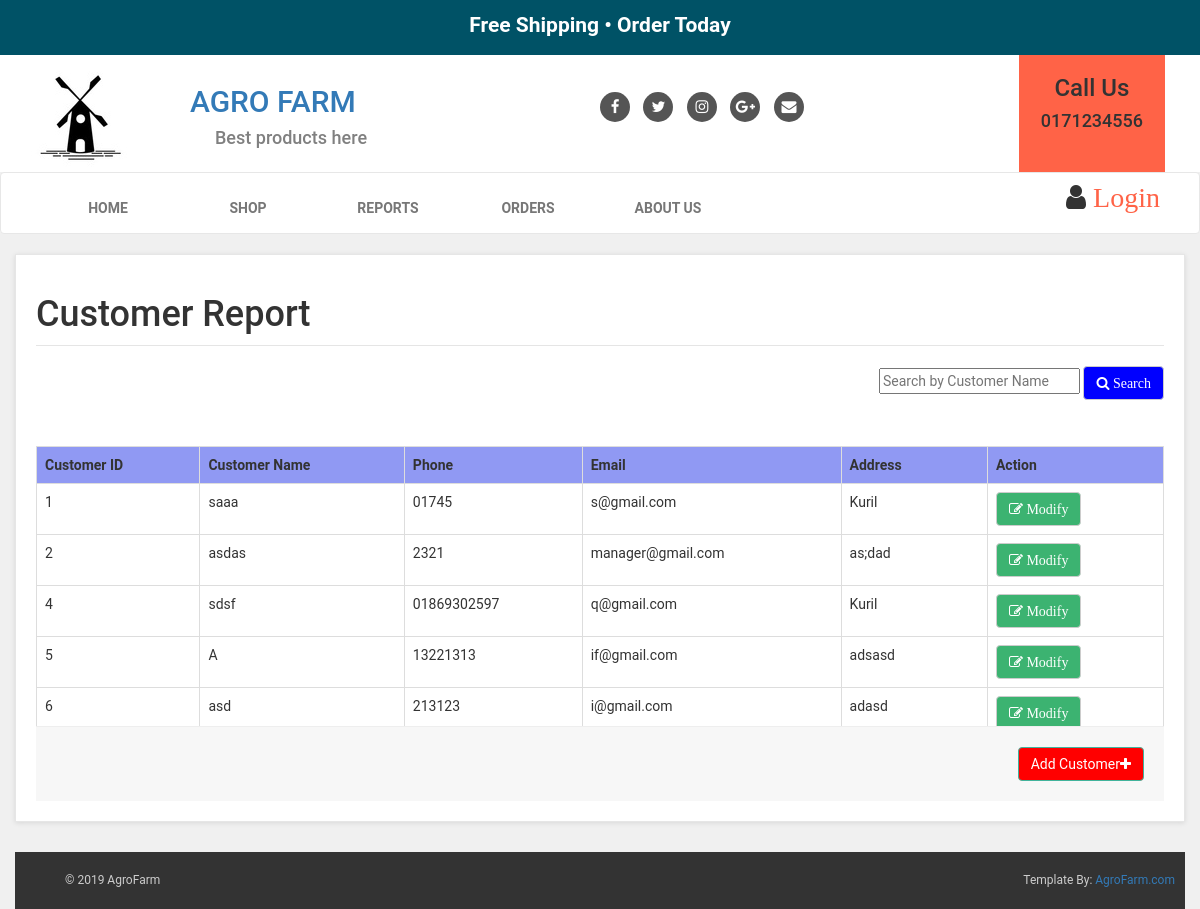
The app's page /Owner/customerreport.php with its own data.
### tables this page shows
CREATE TABLE `customer` (
  `Cus_id` int(10) NOT NULL,
  `name` varchar(100) NOT NULL,
  `email` varchar(100) NOT NULL,
  `phone` varchar(100) NOT NULL,
  `password` varchar(100) NOT NULL,
  `address` varchar(100) NOT NULL,
  `type` varchar(100) NOT NULL,
  `pic` varchar(50) NOT NULL
);

### Owner/customerreport.php (the view, shortened to what this page needs)
<?php
include "includes/connection.php";
?>
<!DOCTYPE html>
<html>
<head>
	<link rel="stylesheet" href="https://maxcdn.bootstrapcdn.com/bootstrap/3.4.0/css/bootstrap.min.css">
	<link rel="stylesheet" href="style.css">
	<link href="https://stackpath.bootstrapcdn.com/font-awesome/4.7.0/css/font-awesome.min.css" rel="stylesheet">
</head>
<body>
<?php
include "includes/owner_header.php";
?>
		<div class="col-md-12" id="cart">
			<div class="box">
				<form action="" method="post" enctype="multipart-form-data">
					<legend><h1>Customer Report</h1></legend>
					<div>
					<span class="pull-right">
							<input type="text" name="search" placeholder="Search by Customer Name">
							<button class="btn btn-default" type="submit" name="submit" value="submit" style="background-color: blue;color: white;">
								<i class="fa fa-search"> Search</i>
							</button>
					</span>
				</div>
				<br>
				<br>
				<br>
					<div class="table-responsive">
						<div class="scroll">
						<table class="table">
<?php
if(isset($_POST['submit']))
{
		$q=mysqli_query($db,"select * from customer where name like '%$_POST[search]%'");
		if(mysqli_num_rows($q)==0)
		{
			?>
			<script type="text/javascript">
				alert("No Customer Found");
			</script>
			<?php
			$result=mysqli_query($db,"select * from `customer`;");
echo "<table class='table table-bordered table-hover' >";
echo "<tr style='background-color: #9099f3;'>";
	echo "<th>";  echo "Customer ID";  echo "</th>";
	echo "<th>";  echo "Customer Name";  echo "</th>";
	echo "<th>";  echo "Phone";  echo "</th>";
	echo "<th>";  echo "Email";  echo "</th>";
	echo "<th>";  echo "Address";  echo "</th>";
	echo "<th>";  echo "Action";  echo "</th>";
	echo "</tr>";
while($row=mysqli_fetch_assoc($result))
{
	echo "<tr>";
		echo "<td>";  echo $row['Cus_id'];  echo "</td>";
		echo "<td>";  echo $row['name'];  echo "</td>";
		echo "<td>";  echo $row['phone'];  echo "</td>";
		echo "<td>";  echo $row['email'];  echo "</td>";
		echo "<td>";  echo $row['address'];  echo "</td>";
	echo "</tr>";
}
echo "</table>";
		}
		else
		{
				echo "<table class='table table-bordered table-hover' >";
echo "<tr style='background-color: #9099f3;'>";
	echo "<th>";  echo "Customer ID";  echo "</th>";
	echo "<th>";  echo "Customer Name";  echo "</th>";
	echo "<th>";  echo "Phone";  echo "</th>";
	echo "<th>";  echo "Email";  echo "</th>";
	echo "<th>";  echo "Address";  echo "</th>";
	echo "<th>";  echo "Action";  echo "</th>";
	echo "</tr>";
while($row=mysqli_fetch_assoc($q))
{
	echo "<tr>";
		echo "<td>";  echo $row['Cus_id'];  echo "</td>";
		echo "<td>";  echo $row['name'];  echo "</td>";
		echo "<td>";  echo $row['phone'];  echo "</td>";
		echo "<td>";  echo $row['email'];  echo "</td>";
		echo "<td>";  echo $row['address'];  echo "</td>";
	echo "</tr>";
}
echo "</table>";
		}
}
else
{
	$result=mysqli_query($db,"select * from `customer`;");
echo "<table class='table table-bordered table-hover' >";
echo "<tr style='background-color: #9099f3;'>";
	echo "<th>";  echo "Customer ID";  echo "</th>";
	echo "<th>";  echo "Customer Name";  echo "</th>";
	echo "<th>";  echo "Phone";  echo "</th>";
	echo "<th>";  echo "Email";  echo "</th>";
	echo "<th>";  echo "Address";  echo "</th>";
	echo "<th>";  echo "Action";  echo "</th>";
	echo "</tr>";
while($row=mysqli_fetch_assoc($result))
{
	echo "<tr>";
		echo "<td>";  echo $row['Cus_id'];  echo "</td>";
		echo "<td>";  echo $row['name'];  echo "</td>";
		echo "<td>";  echo $row['phone'];  echo "</td>";
		echo "<td>";  echo $row['email'];  echo "</td>";
		echo "<td>";  echo $row['address'];  echo "</td>";
		echo "<td>"; ?><button class="btn btn-default edition" type="button" style="background-color: mediumseagreen;color: white;">
								<i class="fa fa-pencil-square-o"> Modify</i>
							</button>
		<?php
		echo "</td>";
	echo "</tr>";
}
echo "</table>";
}
?>
</div>
					<div class="box-footer">
						<div class="pull-right">
							<a href="#" class="btn btn-primary" id="add_customer" style="background-color: red;">Add Customer<i class="fa fa-plus"></i></a>
						</div>
					</div>
				</form>
			</div>
</div>
<footer>
	<?php
	include "shop_footer.php";
	?>
</footer>
</body>
</html>

### Customer/styles/style.css (style rules this page uses)
body { font-family: "Roboto",Helvetica,Arial,sans-sarif; font-size: 14px; line-height: 1.42857143; color: #333333; background-color: #f0f0f0; }
.btn-primary { color: rgb(255,255,255); background-color: rgb(75,151,168); border-color: rgb(65,179,156); }
.box { background: #fff; margin: 0 0 30px; border: solid 1px #e6e6e6; padding: 20px; box-shadow: 0 1px 5px rgba(0,0,0,0.1); }
.box .box-footer { background: #f7f7f7; margin: 30px, -20px -20px; padding: 20px; border-top: solid 1px #eeeeee; }
.box .box-footer:before, .box .box-footer:after { content: " "; display: table; }
.box .box-footer:after { clear: both; }

### Owner/customerreport.php (style rules this page uses)
.scroll { width:100%; height:300px; overflow: scroll; }

### Owner/includes/owner_header.php (style rules this page uses)
.btn-primary { color: rgb(255,255,255); background-color: rgb(75,151,168); border-color: rgb(65,179,156); }

### Owner/shop_footer.php (style rules this page uses)
body { font-family: "Roboto",Helvetica,Arial,sans-sarif; font-size: 14px; line-height: 1.42857143; color: #333333; background-color: #f0f0f0; }

### records on screen
customer: Cus_id "1", name "saaa", phone "01745", email "s@gmail.com", address "Kuril"
customer: Cus_id "2", name "asdas", phone "2321", email "manager@gmail.com", address "as;dad"
customer: Cus_id "4", name "sdsf", phone "01869302597", email "q@gmail.com", address "Kuril"
customer: Cus_id "5", name "A", phone "13221313", email "if@gmail.com", address "adsasd"
customer: Cus_id "6", name "asd", phone "213123", email "i@gmail.com", address "adasd"
